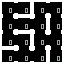

Tiled map render using the project's own tile images. Description and the whole map definition, tile-layer contents included, below:
An orthogonal 4x4 tile map with 16x16 px tiles, 1 tile layer (Tile Layer 1).

<map version="1.9" tiledversion="1.9.0" orientation="orthogonal" renderorder="right-down" width="4" height="4" tilewidth="16" tileheight="16" infinite="0" nextlayerid="2" nextobjectid="1">
 <tileset firstgid="1" source="../room_layouts.tsx" />
 <layer id="1" name="Tile Layer 1" width="4" height="4">
  <data encoding="csv">
6,3,6,7,
14,4,15,13,
10,7,14,15,
2,12,11,9
</data>
 </layer>
</map>
